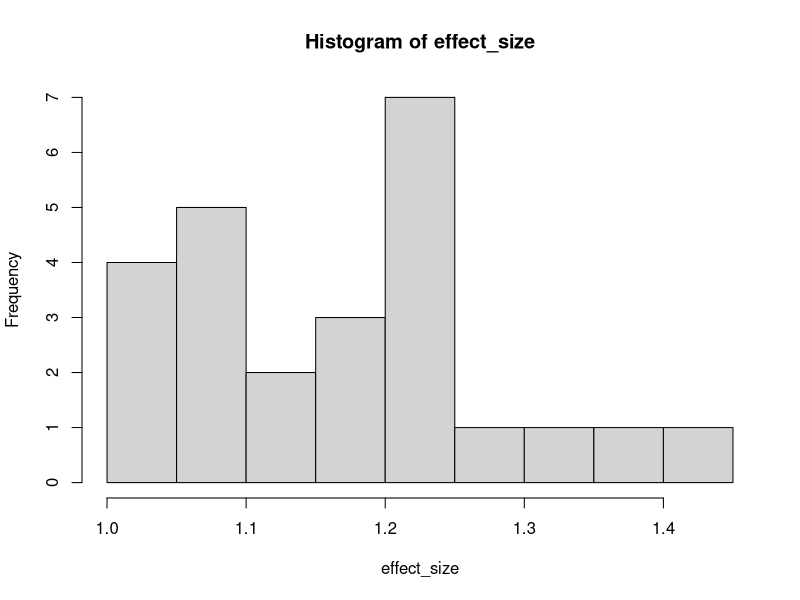
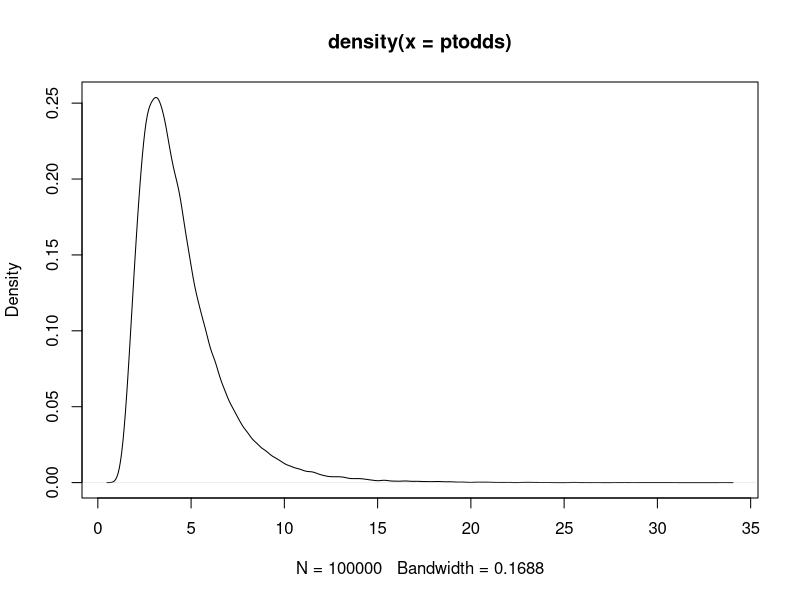
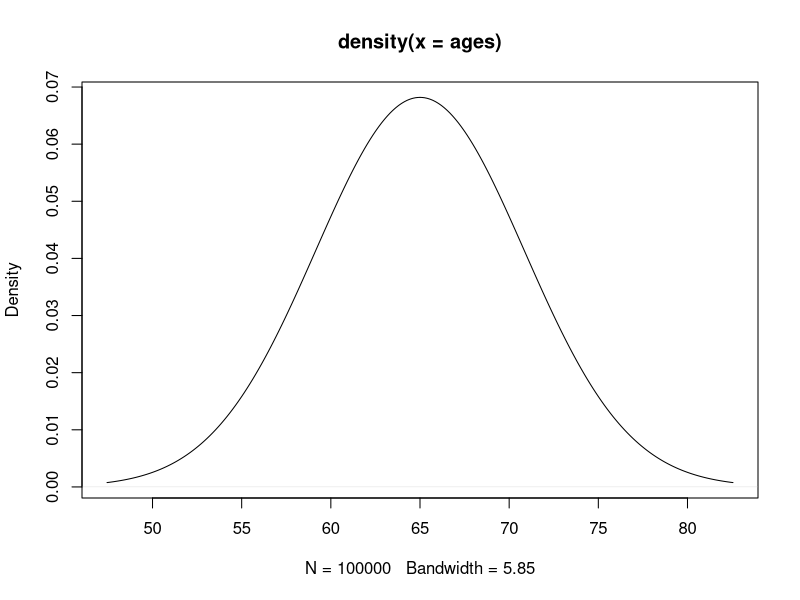
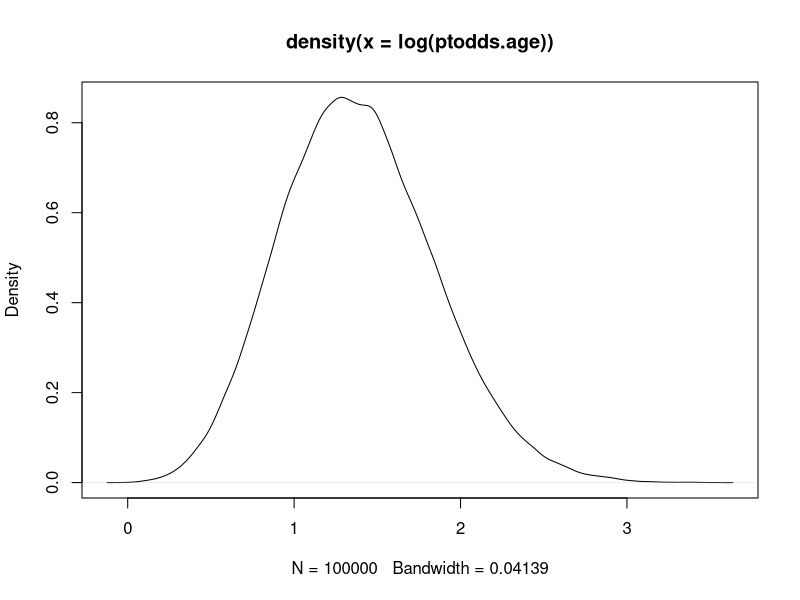
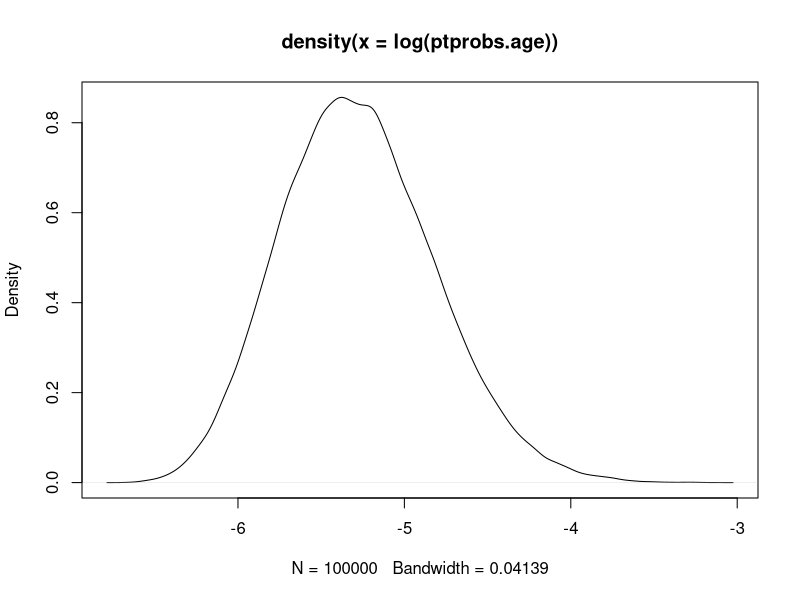
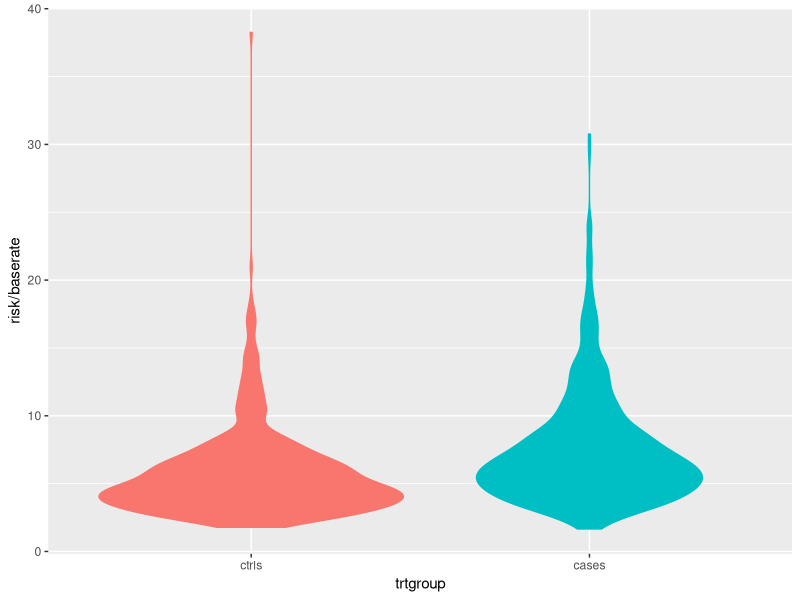
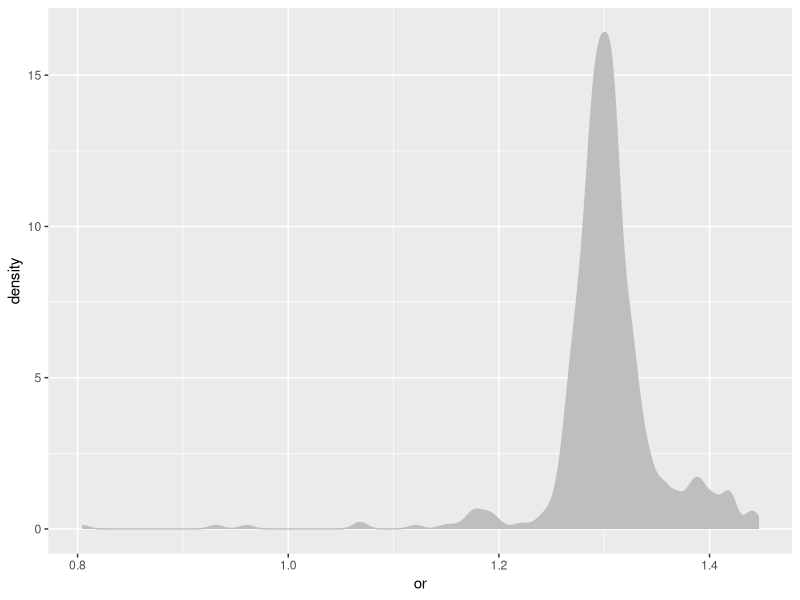
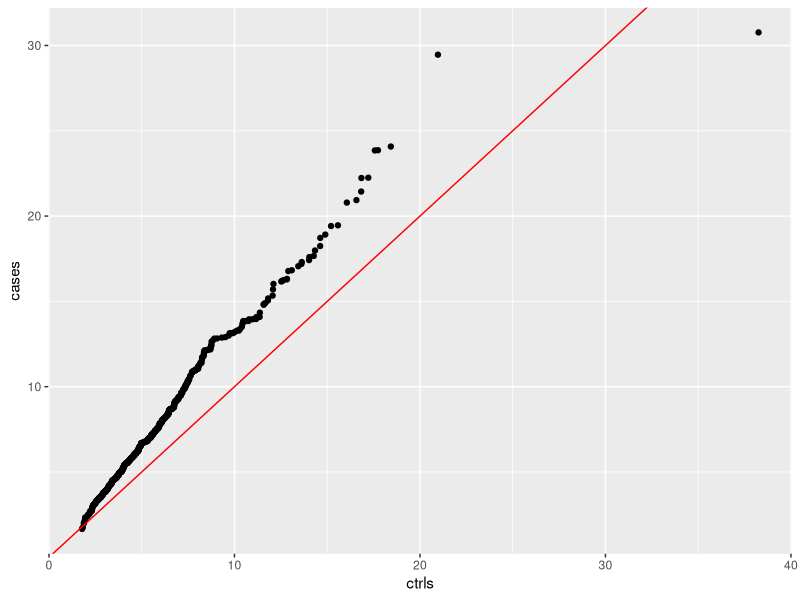

Here is the R script that generated these plots, in order:
## ---- chunk 1
library(ggplot2)
library(reshape2)

# function to calculate genotype frequency given the population frequency of one of two alleles.

genotype_prob <- function(maf) {
  #hardy-weinberg model
  p <- maf
  q <- 1-p
  x <- c(q^2, 2*p*q, p^2)
  x
} 
## ---- chunk 2
pt_genotypes <- function(num_pts, snp_ids, my_p, effect_size) {
  genotype_mat <- matrix(NA, length(snp_ids), num_pts)
  for (i in 1:length(snp_ids)) {
    genotype_mat[i,] <- sample(c(0,1,2), size = num_pts, prob = genotype_prob(my_p[i]), replace = T)
  }
  genotype_mat <- data.frame(genotype_mat, maf=my_p, row.names = snp_ids, OR = effect_size)
  genotype_mat
}

# parameter block
##################
num_pts <- 100000
num_snps <- 25
maf_sd <- 0.3 # standard dev for normal dist of minor allele freq
set.seed(1492)
effect_size <- 1 + abs(rnorm(num_snps, 0, 0.2))
baserate <- 0.001
ages <- rnorm(num_pts, 65, 3)
ages <- rep(65, num_pts)
##################

# Simulate some SNP odds ratios:

hist(effect_size)

pts <- pt_genotypes(num_pts, paste(rep("rs", num_snps), sample(5e8, size=num_snps, replace = F), sep=""), 
                    signif( abs(rnorm(num_snps, 0, maf_sd)), digits=2),
                    effect_size = effect_size)

# Here's some useful info:
# the average of our SNPs odds ratios
mean(pts$OR)
# the average allele frequency
mean(pts$maf)

# let's get a look at how the genotypes look for a handful of patients
pts[1:5, 1:8]

## ---- chunk 3
# After some experimenting, the vectorized form of this calculation is significantly faster, but requires that we carry it out in log space

ptodds <- exp(colSums(log(pts$OR ^ pts[,1:num_pts])))

# look at the distribution of unadjusted patient odds:
plot(density(ptodds))

## ---- chunk 4
ptodds.age <- ptodds/65 * ages
plot(density(ages))
plot(density(log(ptodds.age)))
## ---- chunk 5
popscale.factor <- 0.005/median(ptodds)
# put it together with the age adjustment
ptprobs.age <- ptodds/65 * ages * popscale.factor
plot(density(log(ptprobs.age)))
## ---- chunk 6

# generate cases 'n ctrls from polygenic risk data
#########################
sick <- numeric(num_pts)
set.seed(99)
for (i in 1:num_pts) {
  sick[i] <- sample(c(0,1), size=1, prob = c(1-ptprobs.age[i], ptprobs.age[i]))
}
cases <- which(sick==TRUE)
length(cases)
# get an equal number of controls (non-sick people)
ctrls <- sample(which(sick==FALSE), size = length(cases), replace = FALSE)
ptrisk <- melt(data.frame(ctrls=ptprobs.age[ctrls], cases=ptprobs.age[cases]))
names(ptrisk) <- c("trtgroup", "risk")
#########################

# violin plot compare distributin relative risk of cases controls
ggplot(data=ptrisk, aes(x=trtgroup, y=risk/baserate, colour=trtgroup, fill=trtgroup)) + geom_violin() + theme(legend.position = "none")
# distribution of case odds vs control odds
ggplot(data=data.frame(or=ptprobs.age[cases][order(ptprobs.age[cases])]/ptprobs.age[ctrls][order(ptprobs.age[ctrls])]), aes(x=or)) + geom_density(fill="grey", colour="grey")
# cases vs control ORs relative to line of unity
ggplot(data=data.frame(cases=ptprobs.age[cases][order(ptprobs.age[cases])]/baserate, ctrls=ptprobs.age[ctrls][order(ptprobs.age[ctrls])]/baserate), aes(x=ctrls, y=cases)) + 
  geom_point() + #xlim(0, 100) + ylim(0, 100) + 
  geom_abline(intercept = 0, slope = 1, colour="red")

caseOR <- ptprobs.age[cases][order(ptprobs.age[cases])]/baserate
ctrlOR <- ptprobs.age[ctrls][order(ptprobs.age[ctrls])]/baserate
# % of cases OR > 5
length(which(caseOR>5))
length(which(caseOR>5))/length(caseOR)
# slope
mean(caseOR/ctrlOR)

## ---- chunk 7
library(knitr)
slopes <- data.frame(meanAF=c(.0829,.0731,.1121,.3434,.0512,.0371,.1023), 
                     mafsd=c(.1,.1,.2,.3,.05,.05,.1), 
                     meanOR=c(1.21,1.1,1.19,1.2,1.26,1.35,1.38), 
                     orsd=c(.2,.1,.2,.2,.3,.4,.4),
                     slope=c(1.2,1.03,1.18,1.39,1.22,1.23,1.95),
                     OR5=c(133,0,209,151,135,101,451),
                     ncases=c(2255,1438,2428,151,2050,1867,579),
                     pct = c("5.9%", "0%", "8.6%", "100%", "6.6%", "5.4%", "78%"))

kable(slopes)
## ---- chunk 8

################### OVARIAN CANCER
ovc_snps <- c("rs7651446", "rs3814113", "rs10088218", "rs9303542", "rs8170", "rs2072590", "rs34289250", 
              "rs11782652", "rs1243180", "rs11907546", "rs2046210", "rs10069690")
ovc_or   <- c(1.59, 1.2658228, 1.2987013, 1.14, 1.19, 1.14, 7.95, 1.24, 1.1, 1.1111112, 1.28, 1.14)
ovc_maf  <- c(0.05, 0.32, 0.13, 0.27, 0.19, 0.68, 0.0089, 0.07, 0.31, .35903, 0.08, 0.26)

ovc.table <- data.frame(SNP_ID = ovc_snps, Odds_Ratio = ovc_or, Risk_Allele_Freq = ovc_maf)
kable(ovc.table)

baserate <- 0.013

set.seed(1999)
ovcpts <- pt_genotypes(num_pts, ovc_snps, ovc_maf, effect_size = ovc_or)
ovcodds <- exp(colSums(log(ovcpts$OR ^ ovcpts[,1:num_pts])))
popscale.factor <- baserate/median(ovcodds)
ovcprobs <- ovcodds * popscale.factor
ovcprobs.age <- ovcprobs/45 * (ages-35)

valid.patients <- which(ages > 35 & ages < 80)
ovcprobs.age <- ovcprobs.age[valid.patients]

plot(density(ovcprobs))
which(ovcprobs.age>1)


#FUN=function(x) {baserate*prod(pts$OR^x)}
# generate cases 'n ctrls from polygenic risk data
#########################
set.seed(2000)
ovcsick <- numeric(length(valid.patients))
for (i in 1:length(valid.patients)) {
  ovcsick[i] <- sample(c(0,1), size=1, prob = c(1-ovcprobs.age[i], ovcprobs.age[i]))
}
cases <- which(ovcsick==TRUE)
length(cases)
ctrls <- sample(which(ovcsick==FALSE), size = length(cases), replace = FALSE)
ptrisk <- melt(data.frame(ctrls=ovcprobs.age[ctrls], cases=ovcprobs.age[cases]))
names(ptrisk) <- c("trtgroup", "risk")
#########################

# violin plot compare distributin relative risk of cases controls
ggplot(data=ptrisk, aes(x=trtgroup, y=risk/baserate, colour=trtgroup, fill=trtgroup)) + geom_violin() 
ggplot(data=data.frame(or=ovcprobs.age[cases][order(ovcprobs.age[cases])]/ovcprobs.age[ctrls][order(ovcprobs.age[ctrls])]), aes(x=or)) + geom_density(fill="grey", colour="grey")
ggplot(data=data.frame(cases=ovcprobs.age[cases][order(ovcprobs.age[cases])]/baserate, ctrls=ovcprobs.age[ctrls][order(ovcprobs.age[ctrls])]/baserate), aes(x=ctrls, y=cases)) + 
  geom_point() + #xlim(0, 20) + ylim(0, 200) + 
  geom_abline(intercept = 0, slope = 1, colour="red") +
  geom_hline(yintercept=quantile(ovcprobs.age[cases]/baserate, probs=c(.5,.95,.99)), colour="grey", lty=2) +
  geom_vline(xintercept=quantile(ovcprobs.age[ctrls]/baserate, probs=c(.5,.95,.99)), colour="grey", lty=2)


## ---- chunk 9
################### BRCA Muts

brca1.prob <- 0.025
brca1.OR <- .39 # technically not an OR
brca2.prob <- 0.02
brca2.OR <- .12

ovcprobs.brca.age <- ovcprobs.age + 
  brca1.OR*sample(c(0,1), size=num_pts, prob=c(1-brca1.prob, brca1.prob), replace=TRUE) +
  brca2.OR*sample(c(0,1), size=num_pts, prob=c(1-brca1.prob, brca1.prob), replace=TRUE)
ovcprobs.brca.age <- ovcprobs.brca.age[valid.patients]

plot(density(ovcprobs.brca.age))
plot(x=ovcprobs.age, y=ovcprobs.brca.age)

#FUN=function(x) {baserate*prod(pts$OR^x)}
# generate cases 'n ctrls from polygenic risk data
#########################
ovcsick.brca <- numeric(length(valid.patients))
for (i in 1:length(ovcprobs.brca.age)) {
  ovcsick.brca[i] <- sample(c(0,1), size=1, prob = c(1-ovcprobs.brca.age[i], ovcprobs.brca.age[i]))
}
cases <- which(ovcsick.brca==TRUE)
length(cases)
ctrls <- sample(which(ovcsick.brca==FALSE), size = length(cases), replace = FALSE)
ptrisk <- melt(data.frame(ctrls=ovcprobs.brca.age[ctrls], cases=ovcprobs.brca.age[cases]))
names(ptrisk) <- c("trtgroup", "risk")
#########################

# violin plot compare distributin relative risk of cases controls
ggplot(data=ptrisk, aes(x=trtgroup, y=risk/baserate, colour=trtgroup, fill=trtgroup)) + geom_violin() + theme(legend.position = "none")
## ---- chunk 10
ggplot(data=data.frame(or=ovcprobs.brca.age[cases][order(ovcprobs.brca.age[cases])]/ovcprobs.brca.age[ctrls][order(ovcprobs.brca.age[ctrls])]), aes(x=or)) + geom_density(fill="grey", colour="grey")
ggplot(data=data.frame(cases=ovcprobs.brca.age[cases][order(ovcprobs.brca.age[cases])]/baserate, ctrls=ovcprobs.brca.age[ctrls][order(ovcprobs.brca.age[ctrls])]/baserate), aes(x=ctrls, y=cases)) + 
  geom_point() + 
  geom_abline(intercept = 0, slope = 1, colour="red") +
  geom_hline(yintercept=quantile(ovcprobs.brca.age[cases]/baserate, probs=c(.5,.95,.99)), colour="grey", lty=2) +
  geom_vline(xintercept=quantile(ovcprobs.brca.age[ctrls]/baserate, probs=c(.5,.95,.99)), colour="grey", lty=2)

## ---- chunk 11
caseOR <- ovcprobs.brca.age[cases][order(ovcprobs.brca.age[cases])]/baserate
ctrlOR <- ovcprobs.brca.age[ctrls][order(ovcprobs.brca.age[ctrls])]/baserate
# % of cases OR > 5
length(which(caseOR>5))
length(which(caseOR>5))/length(caseOR)
# slope
mean(caseOR/ctrlOR)

